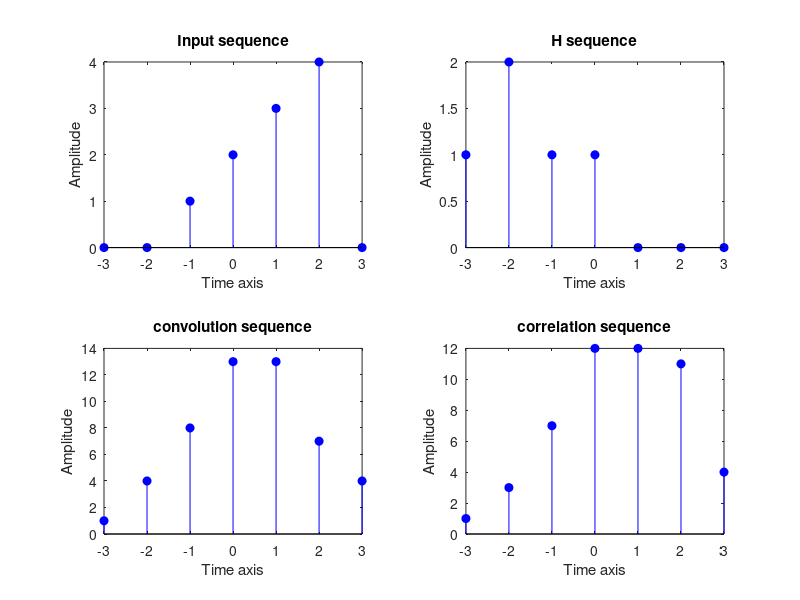

This chart was generated by the following MATLAB code:
%LINEAR CONV AND CORR:
t=-3:1:3;
x=[ 0 0 1 2 3 4 0];
h=[1 2 1 1 0 0 0];
conv=[0 0 0 0 0 0 0];
corr=conv;
foldh=flip(h);
for k=1:7
    shiftedfh=circshift(foldh,k+2);
    mult=x.*shiftedfh;
    conv(k)=sum(mult);
    shiftedh=circshift(h,k-2);
    multx=x.*shiftedh;
    corr(k)=sum(multx);
end

%---------------------
subplot(2,2,1);
stem(t,x,'b',"filled");
title("Input sequence");
xlabel("Time axis");
ylabel("Amplitude");

subplot(2,2,2);
stem(t,h,'b',"filled");
title("H sequence");
xlabel("Time axis");
ylabel("Amplitude");

subplot(2,2,3);
stem(t,conv,'b',"filled");
title("convolution sequence");
xlabel("Time axis");
ylabel("Amplitude");

subplot(2,2,4);
stem(t,corr,'b',"filled");
title("correlation sequence");
xlabel("Time axis");
ylabel("Amplitude");